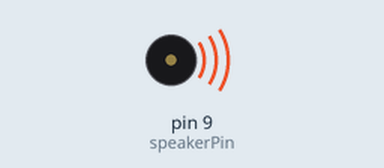
Simulated run of this sketch. Board: Arduino Uno, built with avr-gcc and run on an emulated ATmega328P. Shown: buzzer (waves = sounding).

Above: at 0.2 s.
At 6.5 s:
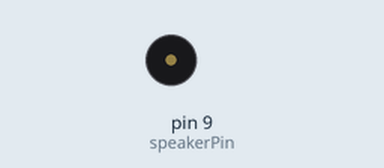
Timing chart, 0 to 8.1 s (numbered marks = the images above):
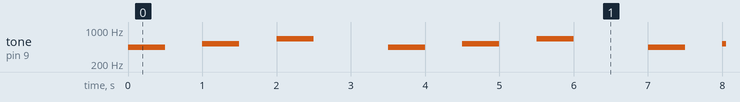

The sketch:

Speaker.ino
```cpp
// تعريف الطرف المتصل بمكبر الصوت
const int speakerPin = 9;

void setup() {
  //لا نحتاج لتعريف الطرف كمخرج بشكل صريح عند استخدام دالة tune()
  //ولكن من الجيد معرفة ان الدالة تتعامل مع الطرف كمخرج
}

void loop() {
  //  تشغيل نغمة بتردد 440 هرتز لمدة 500 مللي ثانية
  tone(speakerPin, 440);
  delay(500);

  // ايقاف النغمة
  noTone(speakerPin);
  delay(500);

  //  تشغيل نغمة بتردد 523 هرتز لمدة 500 مللي ثانية
  tone(speakerPin, 523);
  delay(500);

  // ايقاف النغمة
  noTone(speakerPin);
  delay(500);

  //  تشغيل نغمة بتردد 659 هرتز لمدة 500 مللي ثانية
  tone(speakerPin, 659);
  delay(500);

  // ايقاف النغمة
  noTone(speakerPin);
  delay(1000); // تاخير اطول قبل تكرار اللحن
}
```

Measured:
- by itself, tone on pin 9 (speakerPin): repeats every 3.5 s: silent 0.50 s, 523 Hz 0.50 s, silent 0.50 s, 659 Hz 0.50 s, silent 1.0 s, 440 Hz 0.50 s
